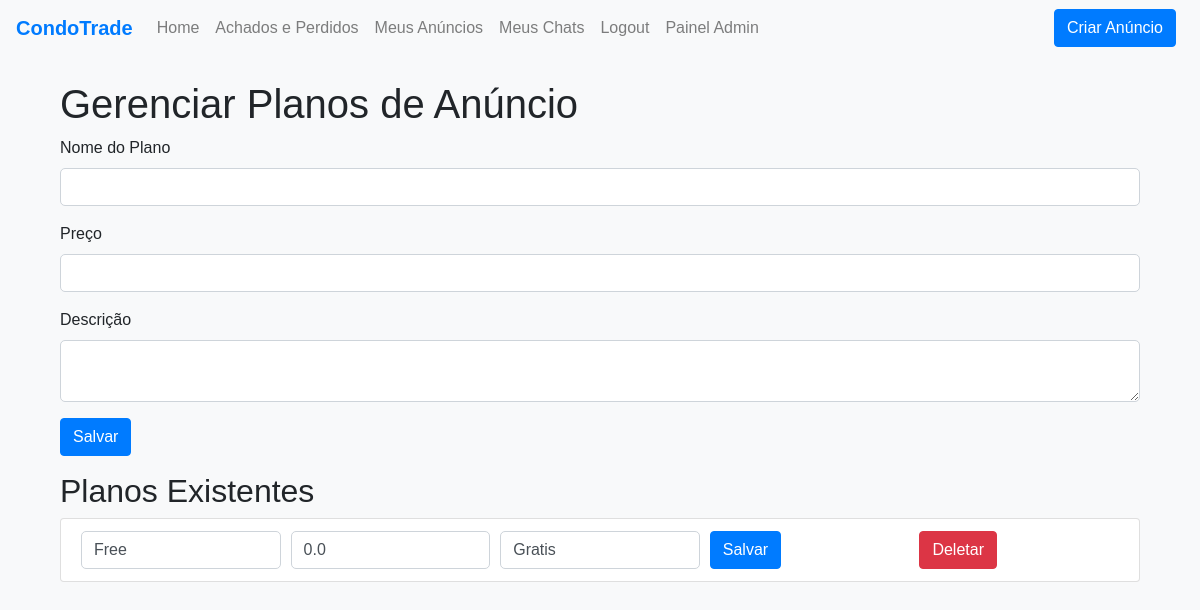
/manage_plans (signed in), run on the app's committed database.
### app.py (models this page shows)
class Plan(db.Model):
    id = db.Column(db.Integer, primary_key=True)
    name = db.Column(db.String(50), unique=True, nullable=False)
    price = db.Column(db.Float, nullable=False)
    description = db.Column(db.String(200), nullable=True)
    time = db.Column(db.Integer, nullable=False)
    priority = db.Column(db.Integer, nullable=False)
    ads = db.relationship('Ad', back_populates='plan')
    services = db.relationship('Service', back_populates='plan')

### app.py (the view, shortened to what this page needs)
@app.route('/admin_plans', methods=['GET', 'POST'])
@app.route('/manage_plans', methods=['GET', 'POST'])
@login_required
def manage_plans():
    form = PlanForm()
    plans = Plan.query.all()
    return render_template('admin_plans.html', form=form, plans=plans)

### app.py
class PlanForm(FlaskForm):
    name = StringField('Nome do Plano', validators=[DataRequired()])
    price = FloatField('Preço', validators=[DataRequired()])
    description = TextAreaField('Descrição', validators=[Optional()])
    submit = SubmitField('Salvar')

### app.py (called while the page is built)
@login_manager.user_loader
def load_user(user_id):
    return db.session.get(User, int(user_id))

### templates/admin_plans.html (shortened to what this page needs)
{% extends "base.html" %}
{% block content %}
<div class="container mt-4">
    <h1>Gerenciar Planos de Anúncio</h1>
    <form method="POST" action="{{ url_for('manage_plans') }}">
        <div class="form-group">
            {{ form.name.label(class="form-control-label") }}
            {{ form.name(class="form-control") }}
        </div>
        <div class="form-group">
            {{ form.price.label(class="form-control-label") }}
            {{ form.price(class="form-control") }}
        </div>
        <div class="form-group">
            {{ form.description.label(class="form-control-label") }}
            {{ form.description(class="form-control") }}
        </div>
        <div class="form-group">
            {{ form.submit(class="btn btn-primary") }}
        </div>
    </form>
    <h2>Planos Existentes</h2>
    <ul class="list-group">
        {% for plan in plans %}
        <li class="list-group-item">
            <form method="POST" action="{{ url_for('update_plan', plan_id=plan.id) }}">
                <div class="form-row">
                    <div class="col">
                        <input type="text" class="form-control" name="name" value="{{ plan.name }}">
                    </div>
                    <div class="col">
                        <input type="number" class="form-control" name="price" value="{{ plan.price }}">
                    </div>
                    <div class="col">
                        <input type="text" class="form-control" name="description" value="{{ plan.description }}">
                    </div>
                    <div class="col">
                        <button type="submit" class="btn btn-primary">Salvar</button>
                    </div>
                    <div class="col">
                        <a href="{{ url_for('delete_plan', plan_id=plan.id) }}" class="btn btn-danger">Deletar</a>
                    </div>
                </div>
            </form>
        </li>
        {% endfor %}
    </ul>
</div>
{% endblock %}

### templates/base.html (style rules this page uses)
body { font-family: Arial, sans-serif; background-color: #f8f9fa; }
.container { margin-top: 20px; }
.btn-primary, .btn-create-ad, .btn-create-service, .btn-create-lost-found { background-color: #007bff; border-color: #007bff; color: #fff; }
.form-control { border-radius: 5px; }

### data on the page
Plan: name "Free", price "0.0", description "Gratis"
